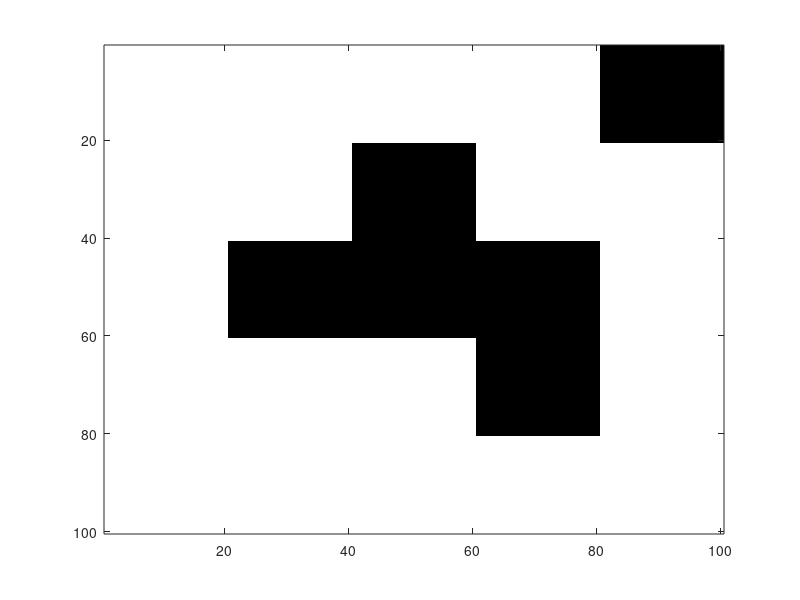

This chart was generated by the following MATLAB code:
close all
clear variables

% Arbitrary values for the test
x_min = 0;
x_max = 10;
y_min = 0;
y_max = 10;

% Values for exploration
simple_map = [0 0 0 0 1;
              0 0 1 0 0;
              0 1 1 1 0;
              0 0 0 1 0;
              0 0 0 0 0];
          
% This is the "high res" map that we will be using. Will assume 10 meter by
% 10 meter with resolution of 10 cm
true_map = zeros(100,100);

% Need to populate the true map with values 
for i=1:5
    for j=1:5
        if simple_map(i,j) == 1
            % Fill in that block
            for k=(1+20*(i-1)):(20+20*(i-1))
                for l=(1+20*(j-1)):(20+20*(j-1))
                    true_map(k,l) = 1;
                end
            end
        end
    end
end

% Display the map
colormap(flipud(gray));
image(true_map,'CDataMapping','scaled');

state = [0.5, 0.5, pi/4, 0, 0]; % [x CG, y CG, theta, lateral speed(vy), yaw rate(r or thetadot)]

state_tree(1,:) = state;
parents = 0;
control_tree = [0, 0];

% for i = 2:5000
%     % Create a new random position in the map
%     rand_pos = [rand(1) * (x_max - x_min) + x_min, rand(1) * (y_max - y_min) + y_min];
% 
%     % Pass this to extend function and add the resulting state to the array
%     [state_tree, parents, control_tree] = extend(state_tree, parents, control_tree, rand_pos);
% end
% 
% % Plot for debugging
% for i = 1:size(state_tree, 1)
%     curr_state = state_tree(i,:);
%     plot(curr_state(1), curr_state(2), '*');
%     % If it has a parent, plot a line
%     if parents(i) ~= 0
%         curr_parent = state_tree(parents(i),:);
%         line([curr_state(1), curr_parent(1)], [curr_state(2), curr_parent(2)], 'Color', 'blue', 'LineStyle',':');
%     end
% end
% 
% goal = [rand(1) * (x_max - x_min) + x_min, rand(1) * (y_max - y_min) + y_min];
% radius = 0.25;
% 
% viscircles(goal, radius);
% [path, length] = evaluateTree(state_tree, parents, goal, radius);
% 
% % Plot for debugging
% states = state_tree(path(1:length), 1:2);
% line(states(:, 1), states(:, 2), 'Color', 'red');
% 
% for i = 1:length
%     curr_state = state_tree(path(i), 1:2);
%     plot(curr_state(1), curr_state(2), 'hr');
% end